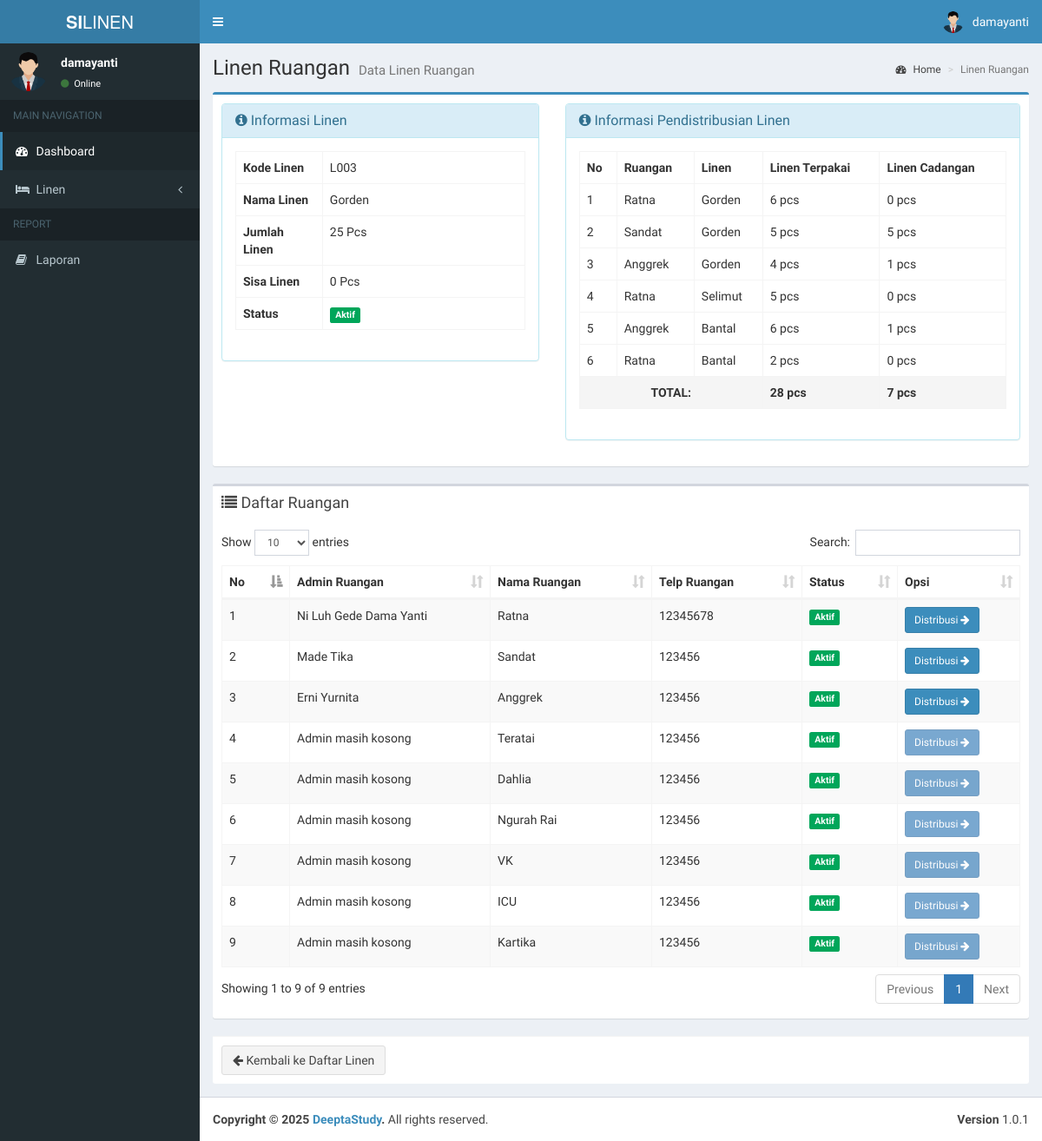
Before: /admin/detail_linen.php?id_linen=3 (signed in) with the older database file.
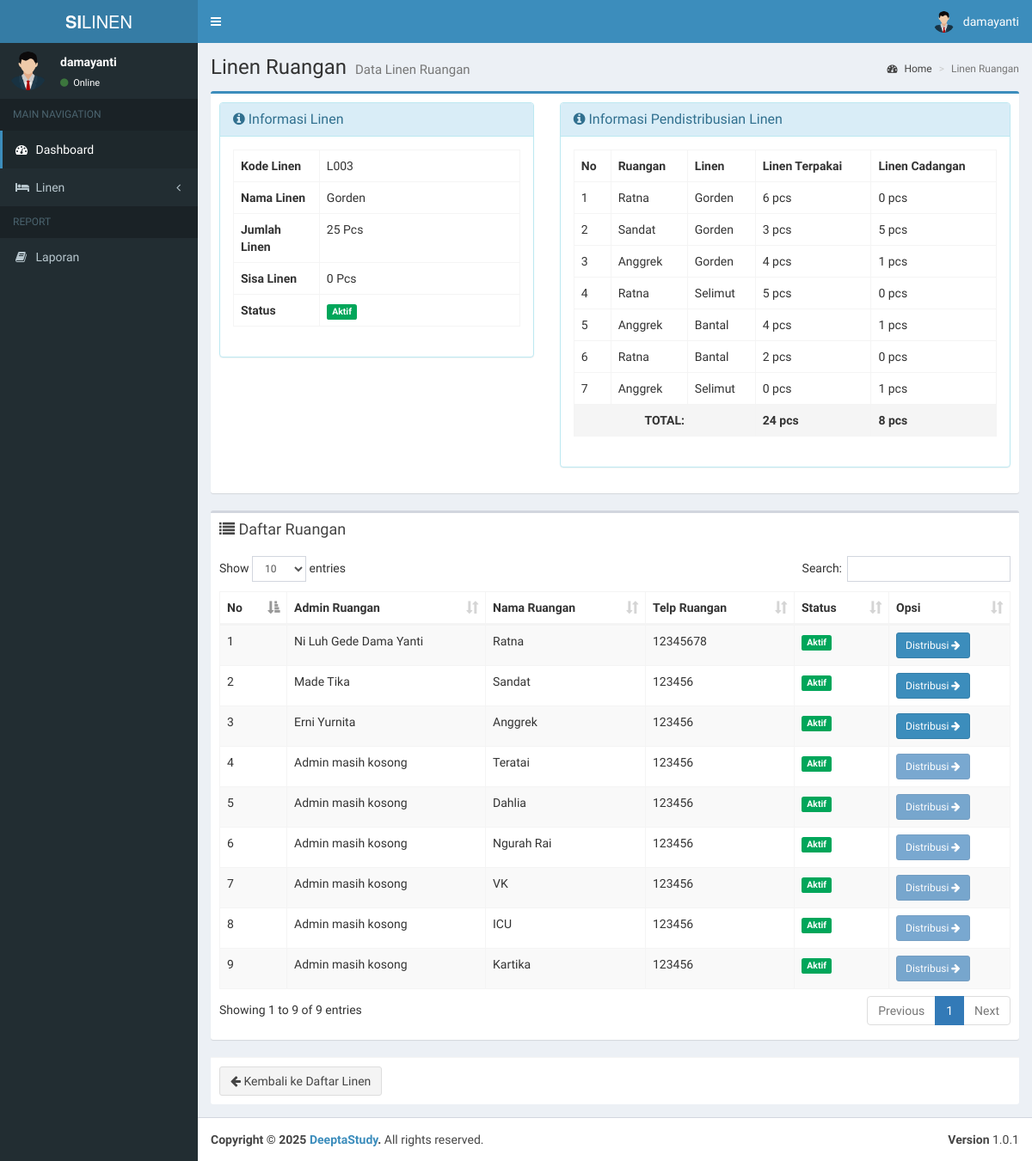
After: the same page with the newer database file.
### tables this page shows
CREATE TABLE `linen_ruangan` (
  `id` int(11) NOT NULL,
  `id_user` int(11) NOT NULL,
  `id_ruangan` int(11) NOT NULL,
  `id_linen` int(11) NOT NULL,
  `linen_terpakai` int(11) NOT NULL,
  `linen_cadangan` int(11) NOT NULL,
  `status_linen` int(11) NOT NULL
);

CREATE TABLE `ruangan` (
  `id` int(11) NOT NULL,
  `id_user` int(11) DEFAULT NULL,
  `nama_ruangan` varchar(199) NOT NULL,
  `telp_ruangan` varchar(15) NOT NULL,
  `status` int(11) NOT NULL
);

CREATE TABLE `linen` (
  `id` int(11) NOT NULL,
  `kode_linen` varchar(15) NOT NULL,
  `nama_linen` varchar(199) NOT NULL,
  `gambar` varchar(199) NOT NULL,
  `jumlah_linen` int(11) NOT NULL,
  `sisa_linen` int(11) NOT NULL,
  `tanggal` datetime NOT NULL,
  `status` int(11) NOT NULL,
  `updated_at` datetime NOT NULL
);

CREATE TABLE `users` (
  `id` int(11) NOT NULL,
  `nama` varchar(100) NOT NULL,
  `username` varchar(100) NOT NULL,
  `email` varchar(100) NOT NULL,
  `password` varchar(100) NOT NULL,
  `hak_akses` varchar(25) NOT NULL,
  `status` int(11) NOT NULL,
  `status_ruangan` int(11) DEFAULT NULL
);

### admin/detail_linen.php (the view, shortened to what the changed rows need)
<?php
include '../koneksi.php';
$id_linen = isset($_GET['id_linen']) ? intval($_GET['id_linen']) : 0;
$linenQuery = mysqli_query($koneksi, "SELECT * FROM linen WHERE id='$id_linen'");
$linenData = mysqli_fetch_assoc($linenQuery);
$ruanganData = mysqli_query($koneksi, "SELECT r.*, u.nama as admin_ruangan
                            FROM ruangan r
                            LEFT JOIN users u ON r.id_user = u.id");
$linenRuangan = mysqli_query($koneksi, "SELECT
            lr.*,
            u.nama as admin_ruangan,
            r.nama_ruangan,
            l.nama_linen
          FROM linen_ruangan lr
          LEFT JOIN users u ON lr.id_user = u.id
          LEFT JOIN ruangan r ON lr.id_ruangan = r.id
          LEFT JOIN linen l ON lr.id_linen = l.id");
?>
<section class="content">
    <div class="row">
        <div class="col-xs-12">
            <div class="box box-primary">
                <div class="box-body">
                    <?php if ($linenData): ?>
                        <div class="row">
                            <div class="col-md-5">
                                <div class="panel panel-info">
                                    <div class="panel-heading">
                                        <h3 class="panel-title">
                                            <i class="fa fa-info-circle"></i> Informasi Linen
                                        </h3>
                                    </div>
                                    <div class="panel-body">
                                        <table class="table table-bordered">
                                            <tr>
                                                <th width="30%">Kode Linen</th>
                                                <td><?= htmlspecialchars($linenData['kode_linen']) ?></td>
                                            </tr>
                                            <tr>
                                                <th>Nama Linen</th>
                                                <td><?= htmlspecialchars($linenData['nama_linen']) ?></td>
                                            </tr>
                                            <tr>
                                                <th>Jumlah Linen</th>
                                                <td><?= htmlspecialchars($linenData['jumlah_linen']) ?> Pcs</td>
                                            </tr>
                                            <tr>
                                                <th>Sisa Linen</th>
                                                <td><?= htmlspecialchars($linenData['sisa_linen']) ?> Pcs</td>
                                            </tr>
                                            <tr>
                                                <th>Status</th>
                                                <td>
                                                    <span class="label <?= ($linenData['status'] == 1) ? 'label-success' : 'label-danger' ?>">
                                                        <?= ($linenData['status'] == 1) ? 'Aktif' : 'Nonaktif' ?>
                                                    </span>
                                                </td>
                                            </tr>
                                        </table>
                                    </div>
                                </div>
                            </div>
                            <div class="col-md-7">
                                <div class="panel panel-info">
                                    <div class="panel-heading">
                                        <h3 class="panel-title">
                                            <i class="fa fa-info-circle"></i> Informasi Pendistribusian Linen
                                        </h3>
                                    </div>
                                    <div class="panel-body">
                                        <table class="table table-bordered">
                                            <tr>
                                                <th>No</th>
                                                <th>Ruangan</th>
                                                <th>Linen</th>
                                                <th>Linen Terpakai</th>
                                                <th>Linen Cadangan</th>
                                            </tr>
                                            <?php
                                            $no = 1;
                                            $total_terpakai = 0;
                                            $total_cadangan = 0;
                                            while ($rLR = mysqli_fetch_assoc($linenRuangan)):
                                                $total_terpakai += $rLR['linen_terpakai'];
                                                $total_cadangan += $rLR['linen_cadangan'];
                                            ?>
                                                <tr>
                                                    <td><?= $no++; ?></td>
                                                    <td><?= $rLR['nama_ruangan']; ?></td>
                                                    <td><?= $rLR['nama_linen']; ?></td>
                                                    <td><?= $rLR['linen_terpakai']; ?> pcs</td>
                                                    <td><?= $rLR['linen_cadangan']; ?> pcs</td>
                                                </tr>
                                            <?php endwhile; ?>
                                            <tr style="background-color: #f5f5f5; font-weight: bold;">
                                                <td colspan="3" align="center">TOTAL:</td>
                                                <td><?= $total_terpakai; ?> pcs</td>
                                                <td><?= $total_cadangan; ?> pcs</td>
                                            </tr>
                                        </table>
                                    </div>
                                </div>
                            </div>
                        </div>
                    <?php else: ?>
                        <div class="alert alert-warning">
                            <i class="fa fa-warning"></i> Data Linen tidak ditemukan!
                        </div>
                    <?php endif; ?>
                </div>
            </div>
            <div class="box">
                <div class="box-body">
                    <table id="example1" class="table table-bordered table-striped">
                        <thead>
                            <tr>
                                <th>No</th>
                                <th>Admin Ruangan</th>
                                <th>Nama Ruangan</th>
                                <th>Telp Ruangan</th>
                                <th>Status</th>
                                <th>Opsi</th>
                            </tr>
                        </thead>
                        <tbody>
                            <?php
                            $no = 1;
                            while ($data = mysqli_fetch_assoc($ruanganData)):
                            ?>
                                <tr>
                                    <td><?= $no++; ?></td>
                                    <td>
                                        <?= htmlspecialchars($data['admin_ruangan'] ?? 'Admin masih kosong') ?>
                                    </td>
                                    <td><?= htmlspecialchars($data['nama_ruangan']) ?></td>
                                    <td><?= htmlspecialchars($data['telp_ruangan']) ?></td>
                                    <td>
                                        <span class="label <?= ($data['status'] == 1) ? 'label-success' : 'label-danger' ?>">
                                            <?= ($data['status'] == 1) ? 'Aktif' : 'Nonaktif' ?>
                                        </span>
                                    </td>
                                    <td>
                                        <?php if (!empty($data['id_user'])): ?>
                                            <button type="button" class="btn btn-sm btn-primary" data-toggle="modal"
                                                data-target="#modalDistribusi<?= $data['id'] ?>">
                                                Distribusi <i class="fa fa-arrow-right"></i>
                                            </button>
                                        <?php else: ?>
                                            <button class="btn btn-sm btn-primary" disabled>Distribusi <i class="fa fa-arrow-right"></i></button>
                                        <?php endif; ?>
                                    </td>
                                </tr>
                            <?php endwhile; ?>
                        </tbody>
                    </table>
                </div>
            </div>
        </div>
    </div>
</section>
<?php
$content = ob_get_clean();
include __DIR__ . '/../layouts/header.php';
echo $content;
include __DIR__ . '/../layouts/footer.php';
?>

Changed rows visible on the page:
changed linen_ruangan "Sandat": linen_terpakai "5" → "3"
changed linen_ruangan (number 5 of 7 on the later page): linen_terpakai "6" → "4"
added linen_ruangan: id_ruangan.nama_ruangan "Anggrek", id_linen.nama_linen "Selimut", linen_terpakai "0", linen_cadangan "1"
Other visible differences:
$total_terpakai: "28" → "24"
$total_cadangan: "7" → "8"
